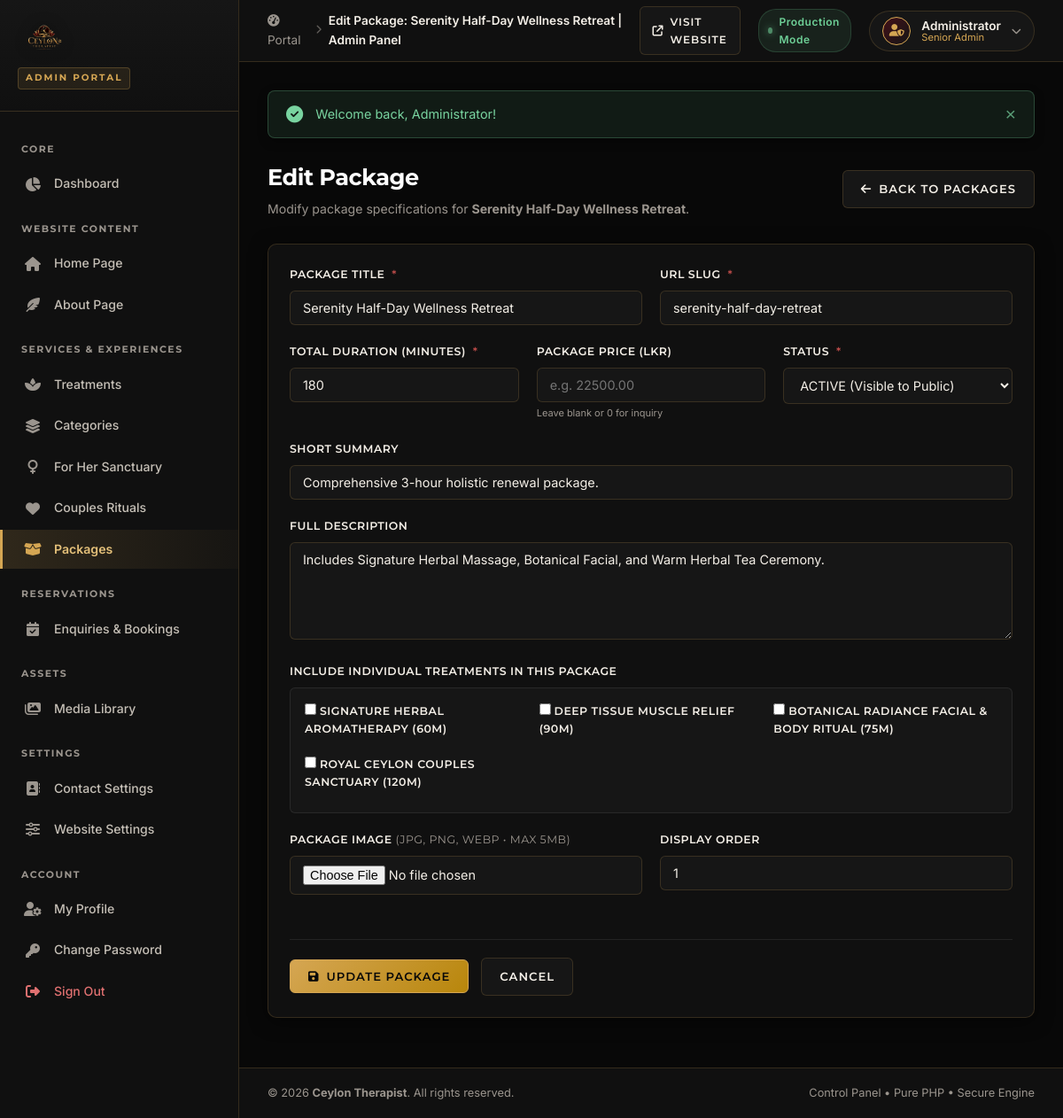
Before: /admin/packages/edit.php?id=1 (signed in) with the older database file.
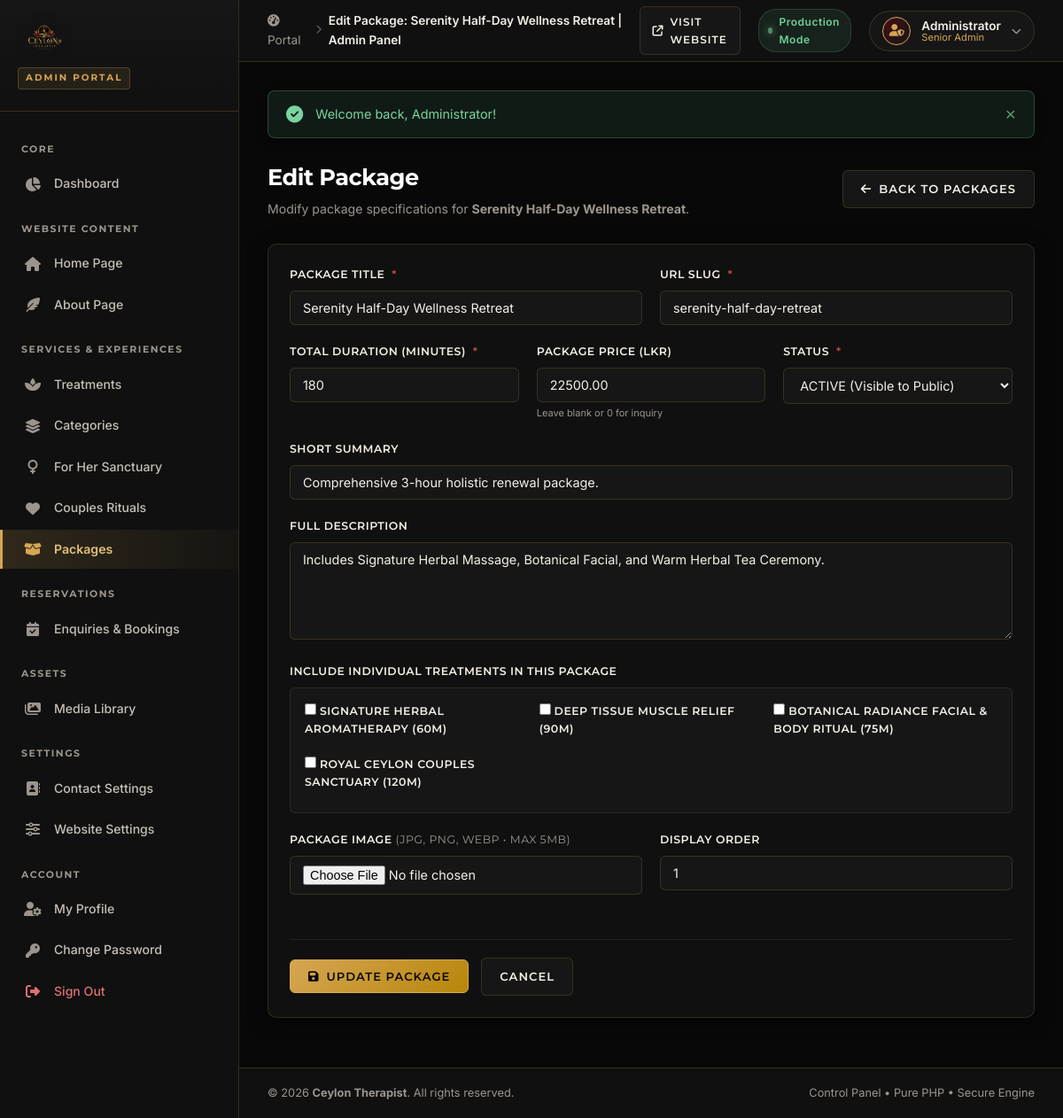
After: the same page with the newer database file.
### tables this page shows
CREATE TABLE IF NOT EXISTS `packages` (
    `id` INT UNSIGNED AUTO_INCREMENT PRIMARY KEY,
    `title` VARCHAR(150) NOT NULL,
    `slug` VARCHAR(150) NOT NULL UNIQUE,
    `short_description` VARCHAR(255) NULL,
    `description` TEXT NULL,
    `duration_minutes` INT UNSIGNED DEFAULT 90,
    `price` DECIMAL(10,2) NULL DEFAULT NULL,
    `image` VARCHAR(255) NULL,
    `status` ENUM('ACTIVE', 'INACTIVE') DEFAULT 'ACTIVE',
    `display_order` INT DEFAULT 0,
    `created_at` TIMESTAMP DEFAULT CURRENT_TIMESTAMP,
    `updated_at` TIMESTAMP DEFAULT CURRENT_TIMESTAMP ON UPDATE CURRENT_TIMESTAMP
);

### views/admin/packages/edit.php (the view, shortened to what the changed rows need)
<?php require BASE_PATH . '/views/layouts/admin-header.php'; ?>
<?php require BASE_PATH . '/views/layouts/admin-sidebar.php'; ?>
<div class="admin-page-header">
    <div class="page-title-wrap">
        <h1>Edit Package</h1>
        <p>Modify package specifications for <strong><?= e($package['title']) ?></strong>.</p>
    </div>
    <div class="admin-header-actions">
        <a href="<?= baseUrl('admin/packages/index.php') ?>" class="btn-admin btn-admin-secondary">
            <i class="fa-solid fa-arrow-left"></i> Back to Packages
        </a>
    </div>
</div>
<div class="admin-card">
    <form action="<?= baseUrl('admin/packages/edit.php?id=' . (int)$package['id']) ?>" method="POST" enctype="multipart/form-data">
        <div class="form-grid-2">
            <div class="form-group">
                <label for="title">Package Title <span class="required">*</span></label>
                <input type="text" id="title" name="title" class="admin-input" required value="<?= e($package['title']) ?>">
            </div>
            <div class="form-group">
                <label for="slug">URL Slug <span class="required">*</span></label>
                <input type="text" id="slug" name="slug" class="admin-input" required value="<?= e($package['slug']) ?>">
            </div>
        </div>
        <div class="form-grid-3">
            <div class="form-group">
                <label for="duration_minutes">Total Duration (Minutes) <span class="required">*</span></label>
                <input type="number" id="duration_minutes" name="duration_minutes" class="admin-input" required min="30" step="15" value="<?= (int)$package['duration_minutes'] ?>">
            </div>
            <div class="form-group">
                <label for="price">Package Price (<?= defined('DEFAULT_CURRENCY') ? DEFAULT_CURRENCY : 'LKR' ?>)</label>
                <input type="number" id="price" name="price" class="admin-input" min="0" step="0.01" placeholder="e.g. 22500.00" value="<?= !empty($package['price']) ? e((string)$package['price']) : '' ?>">
                <small style="color:var(--admin-muted);font-size:11px;">Leave blank or 0 for inquiry</small>
            </div>
            <div class="form-group">
                <label for="status">Status <span class="required">*</span></label>
                <select id="status" name="status" class="admin-select" required>
                    <option value="ACTIVE" <?= $package['status'] === 'ACTIVE' ? 'selected' : '' ?>>ACTIVE (Visible to Public)</option>
                </select>
            </div>
        </div>
        <div class="form-group">
            <label for="short_description">Short Summary</label>
            <input type="text" id="short_description" name="short_description" class="admin-input" value="<?= e($package['short_description'] ?? '') ?>">
        </div>
        <div class="form-group">
            <label for="description">Full Description</label>
            <textarea id="description" name="description" class="admin-textarea" rows="5"><?= e($package['description'] ?? '') ?></textarea>
        </div>
        <div class="form-group">
            <label>Include Individual Treatments In This Package</label>
            <div class="form-checkbox-group">
                <?php foreach ($allServices as $srv): ?>
                    <label class="checkbox-label">
                        <input type="checkbox" name="services[]" value="<?= (int)$srv['id'] ?>" <?= in_array($srv['id'], $selectedServiceIds) ? 'checked' : '' ?>>
                        <span><?= e($srv['name']) ?> (<?= (int)$srv['duration_minutes'] ?>m)</span>
                    </label>
                <?php endforeach; ?>
            </div>
        </div>
        <div class="form-grid-2">
            <div class="form-group">
                <label for="image">Package Image <span style="color:var(--admin-muted);font-weight:normal;">(JPG, PNG, WEBP &bull; Max 5MB)</span></label>
                <input type="file" id="image" name="image" class="admin-input" accept="image/jpeg,image/png,image/webp">
            </div>
            <div class="form-group">
                <label for="display_order">Display Order</label>
                <input type="number" id="display_order" name="display_order" class="admin-input" value="<?= (int)$package['display_order'] ?>">
            </div>
        </div>
        <div class="form-actions">
            <button type="submit" class="btn-admin btn-admin-gold">
                <i class="fa-solid fa-floppy-disk"></i> Update Package
            </button>
            <a href="<?= baseUrl('admin/packages/index.php') ?>" class="btn-admin btn-admin-secondary">Cancel</a>
        </div>
    </form>
</div>
<?php require BASE_PATH . '/views/layouts/admin-footer.php'; ?>

### views/layouts/admin-sidebar.php (shortened to what the changed rows need)
<?php
$admin = currentAdmin();
$scriptName = str_replace('\\', '/', $_SERVER['SCRIPT_NAME'] ?? '');
?>
<aside class="admin-sidebar" id="adminSidebar">
    <div class="sidebar-brand">
        <a href="<?= baseUrl('admin/dashboard.php') ?>" class="brand-link">
            <img src="<?= assetUrl('images/branding/logo.png') ?>" alt="Ceylon Therapist" class="admin-sidebar-logo">
        </a>
        <span class="badge-portal">ADMIN PORTAL</span>
    </div>
    <nav class="sidebar-nav" aria-label="Admin Navigation">
        <div class="nav-section-title">CORE</div>
        <ul class="nav-group">
            <li class="nav-item">
                <a href="<?= baseUrl('admin/dashboard.php') ?>" class="nav-link <?= strpos($scriptName, 'dashboard.php') !== false ? 'active' : '' ?>">
                    <i class="fa-solid fa-chart-pie nav-icon"></i>
                    <span class="nav-text">Dashboard</span>
                </a>
            </li>
        </ul>
        <div class="nav-section-title">WEBSITE CONTENT</div>
        <ul class="nav-group">
            <li class="nav-item">
                <a href="<?= baseUrl('admin/content/home.php') ?>" class="nav-link <?= strpos($scriptName, 'content/home.php') !== false ? 'active' : '' ?>">
                    <i class="fa-solid fa-house nav-icon"></i>
                    <span class="nav-text">Home Page</span>
                </a>
            </li>
            <li class="nav-item">
                <a href="<?= baseUrl('admin/content/about.php') ?>" class="nav-link <?= strpos($scriptName, 'content/about.php') !== false ? 'active' : '' ?>">
                    <i class="fa-solid fa-feather-pointed nav-icon"></i>
                    <span class="nav-text">About Page</span>
                </a>
            </li>
        </ul>
        <div class="nav-section-title">SERVICES & EXPERIENCES</div>
        <ul class="nav-group">
            <li class="nav-item">
                <a href="<?= baseUrl('admin/services/index.php') ?>" class="nav-link <?= (strpos($scriptName, 'admin/services/') !== false && !isset($_GET['category'])) ? 'active' : '' ?>">
                    <i class="fa-solid fa-spa nav-icon"></i>
                    <span class="nav-text">Treatments</span>
                </a>
            </li>
            <li class="nav-item">
                <a href="<?= baseUrl('admin/categories/index.php') ?>" class="nav-link <?= strpos($scriptName, 'admin/categories/') !== false ? 'active' : '' ?>">
                    <i class="fa-solid fa-layer-group nav-icon"></i>
                    <span class="nav-text">Categories</span>
                </a>
            </li>
            <li class="nav-item">
                <a href="<?= baseUrl('admin/services/index.php?category=FOR_HER') ?>" class="nav-link <?= (isset($_GET['category']) && strtoupper((string)$_GET['category']) === 'FOR_HER') ? 'active' : '' ?>">
                    <i class="fa-solid fa-venus nav-icon"></i>
                    <span class="nav-text">For Her Sanctuary</span>
                </a>
            </li>
            <li class="nav-item">
                <a href="<?= baseUrl('admin/services/index.php?category=COUPLES') ?>" class="nav-link <?= (isset($_GET['category']) && strtoupper((string)$_GET['category']) === 'COUPLES') ? 'active' : '' ?>">
                    <i class="fa-solid fa-heart nav-icon"></i>
                    <span class="nav-text">Couples Rituals</span>
                </a>
            </li>
            <li class="nav-item">
                <a href="<?= baseUrl('admin/packages/index.php') ?>" class="nav-link <?= strpos($scriptName, 'admin/packages/') !== false ? 'active' : '' ?>">
                    <i class="fa-solid fa-box-open nav-icon"></i>
                    <span class="nav-text">Packages</span>
                </a>
            </li>
        </ul>
        <div class="nav-section-title">RESERVATIONS</div>
        <ul class="nav-group">
            <li class="nav-item">
                <a href="<?= baseUrl('admin/enquiries/index.php') ?>" class="nav-link <?= strpos($scriptName, 'admin/enquiries/') !== false ? 'active' : '' ?>">
                    <i class="fa-solid fa-calendar-check nav-icon"></i>
                    <span class="nav-text">Enquiries & Bookings</span>
                </a>
            </li>
        </ul>
        <div class="nav-section-title">ASSETS</div>
        <ul class="nav-group">
            <li class="nav-item">
                <a href="<?= baseUrl('admin/media/index.php') ?>" class="nav-link <?= strpos($scriptName, 'admin/media/') !== false ? 'active' : '' ?>">
                    <i class="fa-solid fa-images nav-icon"></i>
                    <span class="nav-text">Media Library</span>
                </a>
            </li>
        </ul>
        <div class="nav-section-title">SETTINGS</div>
        <ul class="nav-group">
            <li class="nav-item">
                <a href="<?= baseUrl('admin/settings/contact.php') ?>" class="nav-link <?= strpos($scriptName, 'settings/contact.php') !== false ? 'active' : '' ?>">
                    <i class="fa-solid fa-address-book nav-icon"></i>
                    <span class="nav-text">Contact Settings</span>
                </a>
            </li>
            <li class="nav-item">
                <a href="<?= baseUrl('admin/settings/site.php') ?>" class="nav-link <?= strpos($scriptName, 'settings/site.php') !== false ? 'active' : '' ?>">
                    <i class="fa-solid fa-sliders nav-icon"></i>
                    <span class="nav-text">Website Settings</span>
                </a>
            </li>
        </ul>
        <div class="nav-section-title">ACCOUNT</div>
        <ul class="nav-group">
            <li class="nav-item">
                <a href="<?= baseUrl('admin/profile/index.php') ?>" class="nav-link <?= (strpos($scriptName, 'admin/profile/index.php') !== false || ($scriptName === 'admin/profile/')) ? 'active' : '' ?>">
                    <i class="fa-solid fa-user-gear nav-icon"></i>
                    <span class="nav-text">My Profile</span>
                </a>
            </li>
            <li class="nav-item">
                <a href="<?= baseUrl('admin/profile/change-password.php') ?>" class="nav-link <?= strpos($scriptName, 'change-password.php') !== false ? 'active' : '' ?>">
                    <i class="fa-solid fa-key nav-icon"></i>
                    <span class="nav-text">Change Password</span>
                </a>
            </li>
            <li class="nav-item">
                <a href="<?= baseUrl('logout.php') ?>" class="nav-link nav-logout">
                    <i class="fa-solid fa-right-from-bracket nav-icon"></i>
                    <span class="nav-text">Sign Out</span>
                </a>
            </li>
        </ul>
    </nav>
</aside>
<div class="admin-main-container">
    <header class="admin-topbar">
        <div class="topbar-left">
            <div class="topbar-breadcrumbs">
                <span class="breadcrumb-item"><a href="<?= baseUrl('admin/dashboard.php') ?>"><i class="fa-solid fa-gauge-high"></i> Portal</a></span>
                <span class="breadcrumb-sep"><i class="fa-solid fa-chevron-right"></i></span>
                <span class="breadcrumb-item active"><?= e($pageTitle ?? 'Dashboard') ?></span>
            </div>
        </div>
        <div class="topbar-right">
            <a href="<?= baseUrl('index.php') ?>" target="_blank" class="btn-admin btn-admin-secondary" style="font-size:12px;padding:7px 14px;display:flex;align-items:center;gap:7px;text-decoration:none;" title="Open Public Website in New Tab">
                <i class="fa-solid fa-arrow-up-right-from-square"></i> Visit Website
            </a>
            <div class="topbar-badge-live">
                <span class="live-dot"></span>
                <span>Production Mode</span>
            </div>
            <div class="admin-profile-pill">
                <div class="profile-avatar-circle">
                    <i class="fa-solid fa-user-shield"></i>
                </div>
                <div class="profile-meta">
                    <span class="profile-name"><?= e($admin['name'] ?? 'Administrator') ?></span>
                    <span class="profile-role">Senior Admin</span>
                </div>
                <i class="fa-solid fa-chevron-down profile-arrow"></i>
            </div>
        </div>
    </header>
    <main class="admin-workspace">
        <?php if (hasFlash('success')): ?>
            <div class="admin-alert admin-alert-success" role="alert">
                <i class="fa-solid fa-circle-check alert-icon"></i>
                <div class="alert-content">
                    <?php foreach (getFlash('success') as $msg): ?>
                        <p><?= e($msg) ?></p>
                    <?php endforeach; ?>
                </div>
                <button type="button" class="alert-close" aria-label="Close alert">&times;</button>
            </div>
        <?php endif; ?>

Changed rows visible on the page:
changed packages "Serenity Half-Day Wellness Retreat": price (not shown) → "22500.00"
